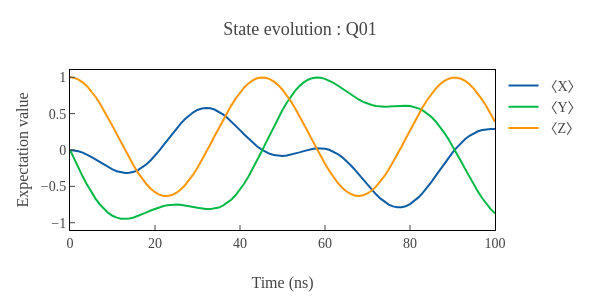

The cell this chart's notebook holds for it:
### Markdown cell above
トランズモンの回転フレームで表示すると次のようになります。

### Code cell
# qubit frame
result.plot_bloch_vectors(qubit.label, frame="qubit")
result.display_bloch_sphere(qubit.label, frame="qubit")
